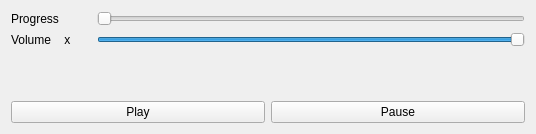
<?xml version="1.0" encoding="UTF-8"?>
<ui version="4.0">
 <class>play_music</class>
 <widget class="QWidget" name="play_music">
  <property name="geometry">
   <rect>
    <x>0</x>
    <y>0</y>
    <width>536</width>
    <height>134</height>
   </rect>
  </property>
  <property name="windowTitle">
   <string>Form</string>
  </property>
  <layout class="QVBoxLayout" name="verticalLayout">
   <item>
    <layout class="QFormLayout" name="formLayout">
     <item row="0" column="0">
      <widget class="QLabel" name="label">
       <property name="minimumSize">
        <size>
         <width>80</width>
         <height>0</height>
        </size>
       </property>
       <property name="maximumSize">
        <size>
         <width>80</width>
         <height>16777215</height>
        </size>
       </property>
       <property name="text">
        <string>Progress</string>
       </property>
      </widget>
     </item>
     <item row="0" column="1">
      <widget class="QSlider" name="Slider_progress">
       <property name="orientation">
        <enum>Qt::Horizontal</enum>
       </property>
      </widget>
     </item>
     <item row="1" column="0">
      <widget class="QLabel" name="volume_label">
       <property name="minimumSize">
        <size>
         <width>80</width>
         <height>0</height>
        </size>
       </property>
       <property name="text">
        <string>Volume    x</string>
       </property>
      </widget>
     </item>
     <item row="1" column="1">
      <widget class="QSlider" name="Slider_Volume">
       <property name="value">
        <number>99</number>
       </property>
       <property name="orientation">
        <enum>Qt::Horizontal</enum>
       </property>
      </widget>
     </item>
    </layout>
   </item>
   <item>
    <layout class="QHBoxLayout" name="horizontalLayout">
     <item>
      <widget class="QPushButton" name="pushButton">
       <property name="text">
        <string>Play</string>
       </property>
      </widget>
     </item>
     <item>
      <widget class="QPushButton" name="pushButton_2">
       <property name="text">
        <string>Pause</string>
       </property>
      </widget>
     </item>
    </layout>
   </item>
  </layout>
 </widget>
 <resources/>
 <connections/>
</ui>
